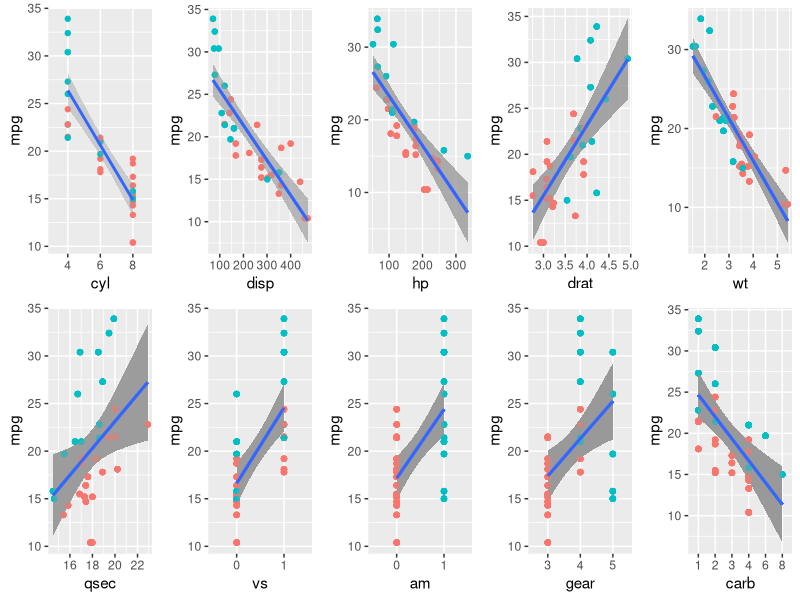
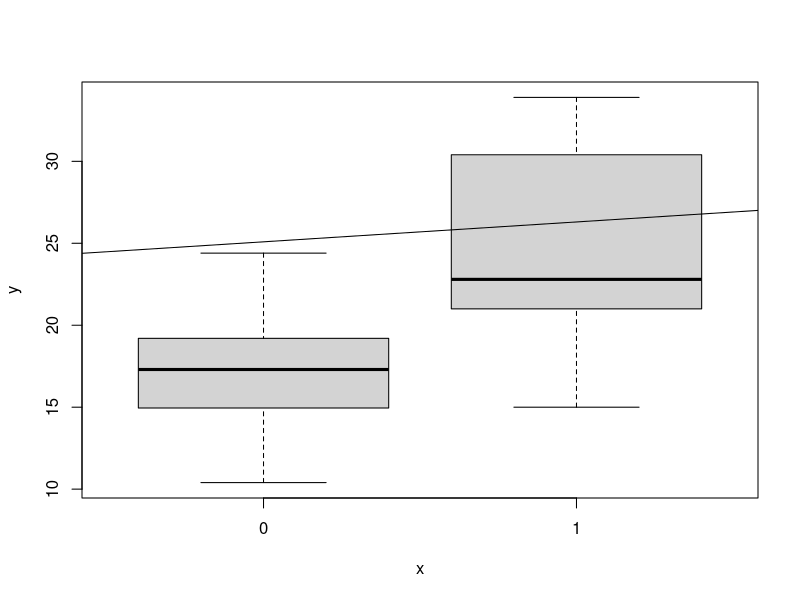
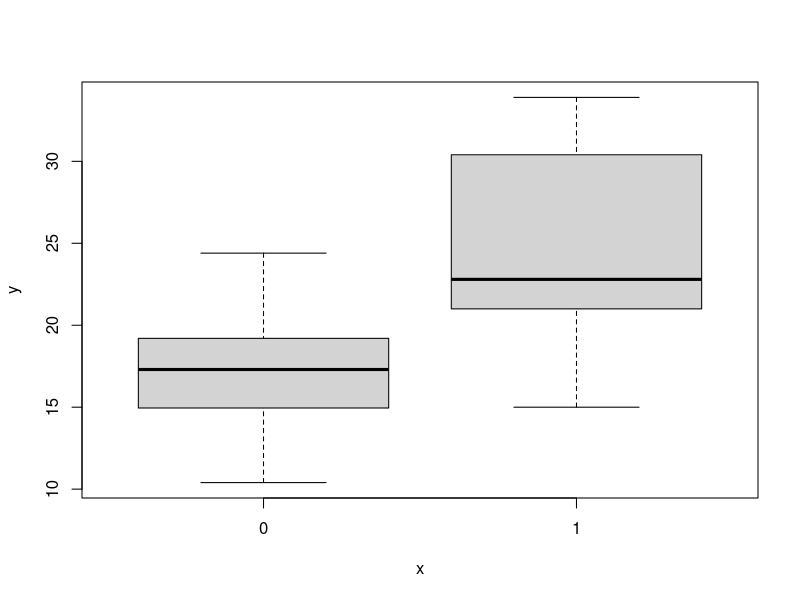

These figures' R source, in order:
## ---- chunk 1
require(ggplot2)
require(tidyr)
require(dplyr)
require(grid)
require(gridExtra)
## ---- chunk 2
#The whole point of an executive summary is to compress a lengthy report in a few sentences so that a person with very limited time to invest (like an executive director) would be able to understand what the whole thing is about. It should include all: the problem, the methods used and the results obtained.
## ---- chunk 3
data(mtcars)
mtcars$cyl <- factor(mtcars$cyl); mtcars$vs <- factor(mtcars$vs) 
mtcars$am <- factor(mtcars$am); mtcars$gear <- factor(mtcars$gear) 
mtcars$carb <- factor(mtcars$carb)
head(mtcars)
## ---- chunk 4
names_var <- names(select(mtcars, -mpg))
out <- NULL
g <- ggplot(mtcars, aes(y = mpg))
for(i in 1:length(names_var)){
    
    g <- g + aes_string(x = names_var[i]) + geom_point(aes(colour = factor(am))) + geom_smooth(method = "lm", aes(group = 1)) + guides(colour = FALSE)
    
    out[[i]] <- g # creates a list with all the plots 
}
grid.arrange(out[[1]], out[[2]], out[[3]], out[[4]], out[[5]], out[[6]], out[[7]], out[[8]], out[[9]], out[[10]], nrow = 2)
## ---- chunk 5
fit1 <- lm(mpg ~ am, mtcars)
summary(fit1)
## ---- chunk 6
fit2 <- lm(mpg ~ am + cyl + disp + hp + drat +wt + qsec + vs + gear + carb, mtcars)
plot(mtcars$am, mtcars$mpg)
abline(fit2)
summary(fit2)

## ---- chunk 7
fit3 <- lm(mpg ~ am + wt, mtcars)
plot(mtcars$am, mtcars$mpg)
abline(fit3)
summary(fit3)
summary(lm(mpg ~ am*wt, mtcars))
